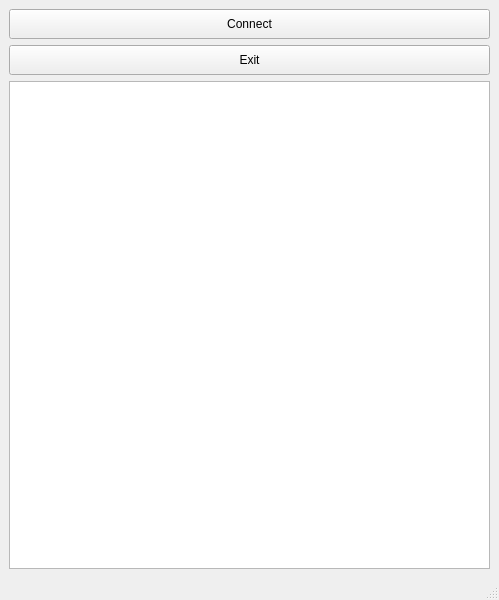
<?xml version="1.0" encoding="UTF-8"?>
<ui version="4.0">
 <class>MainWindow</class>
 <widget class="QMainWindow" name="MainWindow">
  <property name="geometry">
   <rect>
    <x>0</x>
    <y>0</y>
    <width>499</width>
    <height>600</height>
   </rect>
  </property>
  <property name="windowTitle">
   <string>MainWindow</string>
  </property>
  <widget class="QWidget" name="centralwidget">
   <layout class="QGridLayout" name="gridLayout">
    <item row="0" column="0">
     <widget class="QPushButton" name="m_pBConnect">
      <property name="minimumSize">
       <size>
        <width>0</width>
        <height>30</height>
       </size>
      </property>
      <property name="text">
       <string>Connect</string>
      </property>
     </widget>
    </item>
    <item row="1" column="0">
     <widget class="QPushButton" name="m_pBExit">
      <property name="minimumSize">
       <size>
        <width>0</width>
        <height>30</height>
       </size>
      </property>
      <property name="text">
       <string>Exit</string>
      </property>
     </widget>
    </item>
    <item row="2" column="0">
     <widget class="QTextBrowser" name="m_textStatus"/>
    </item>
   </layout>
  </widget>
  <widget class="QStatusBar" name="statusbar"/>
 </widget>
 <resources/>
 <connections/>
</ui>
